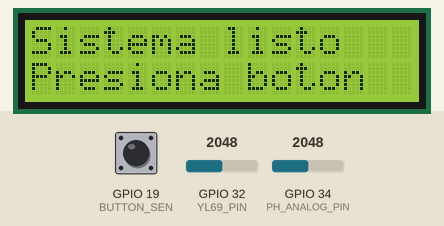
This sketch was run on a simulated ESP32. Parts: 16×2 character LCD. The test bench sets the inputs (shaded band); at power-on: GPIO 19 (BUTTON_SEN) HIGH, GPIO 34 (PH_ANALOG_PIN) = 2048, GPIO 32 (YL69_PIN) = 2048 (analog values on the 0–4095 scale). What the sketch prints to the serial monitor is not drawn.

Above: at 1.2 s.
1.3 s: GPIO 19 (BUTTON_SEN) pulled LOW for 0.15 s
At 2.7 s:
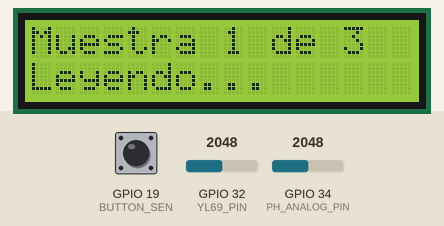
At 3.9 s:
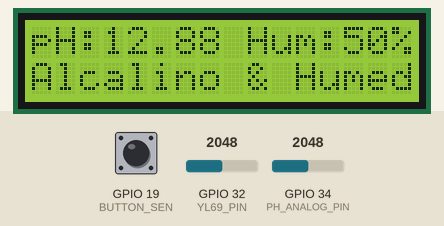
7.4 s: GPIO 34 (PH_ANALOG_PIN) set to 3603
10.4 s: GPIO 32 (YL69_PIN) set to 1296
At 13.2 s:
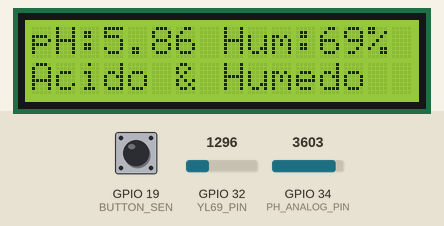
13.4 s: GPIO 32 (YL69_PIN) set to 1217
16.4 s: GPIO 34 (PH_ANALOG_PIN) set to 2866
19.4 s: GPIO 34 (PH_ANALOG_PIN) set to 3202
At 22.3 s:
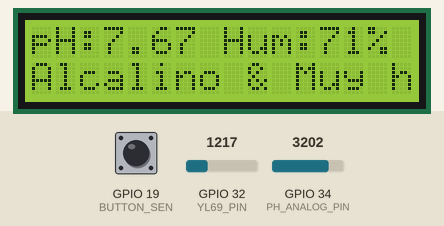
22.4 s: GPIO 34 (PH_ANALOG_PIN) set to 3297
Timing chart, 0 to 25.4 s (numbered marks = the images above; inputs shaded):
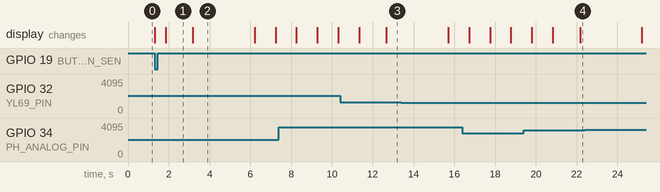

The sketch:

ESPSENSORES.ino
```cpp
/**
 * @file soil_monitor.ino
 * @brief Monitor de humedad del suelo y pH con LCD 16x2 I2C para ESP32.
 *
 * Al presionar el botón, el sistema toma 3 muestras separadas por 5 segundos.
 * Cada muestra lee la humedad del suelo (YL-69) y el pH (sensor analógico),
 * muestra los valores numéricos y su clasificación en una LCD 16x2 I2C,
 * y envía los datos al Monitor Serie.
 *
 * @hardware
 * - ESP32
 * - Sensor de humedad YL-69         → GPIO 32
 * - Sensor de pH analógico          → GPIO 34
 * - Botón pulsador                  → GPIO 19 (INPUT_PULLUP)
 * - LCD 16x2 con módulo I2C         → SDA: GPIO 21 | SCL: GPIO 22
 *
 * @dependencies
 * - Wire.h              (incluida en ESP32 Arduino Core)
 * - LiquidCrystal_I2C   (Frank de Brabander - Arduino Library Manager)
 *
 * @author  Tu Nombre
 * @date    2025
 */

#include <Wire.h>              ///< Comunicación I2C para la LCD
#include <LiquidCrystal_I2C.h> ///< Driver para LCD 16x2 con módulo I2C

// ═══════════════════════════════════════════════════════════════
//  DEFINICIÓN DE PINES
// ═══════════════════════════════════════════════════════════════

#define BUTTON_SEN    19  ///< GPIO del botón pulsador (usa INPUT_PULLUP interno)
#define YL69_PIN      32  ///< GPIO analógico del sensor de humedad YL-69
#define PH_ANALOG_PIN 34  ///< GPIO analógico del sensor de pH

// ═══════════════════════════════════════════════════════════════
//  OBJETO LCD
// ═══════════════════════════════════════════════════════════════

/**
 * @brief Instancia de la LCD 16x2.
 *
 * Parámetros: dirección I2C 0x27, 16 columnas, 2 filas.
 * Si la pantalla no enciende, probar con 0x3F.
 */
LiquidCrystal_I2C lcd(0x27, 16, 2);

// ═══════════════════════════════════════════════════════════════
//  CONFIGURACIÓN DE pH
// ═══════════════════════════════════════════════════════════════

/**
 * @brief Pendiente de la curva de calibración del sensor de pH.
 *
 * Relaciona el cambio de voltaje por unidad de pH.
 * Valor negativo porque a mayor pH el voltaje disminuye.
 * Fórmula: SLOPE = (V_pH4 - V_pH7) / (4.0 - 7.0)
 */
const float SLOPE = -0.1786;

/**
 * @brief Voltaje de referencia del sensor cuando el pH es exactamente 7.0.
 *
 * Se obtiene midiendo el voltaje del sensor sumergido en solución buffer pH 7.
 * Ajustar este valor durante la calibración real del sensor.
 */
const float OFFSET_PH7 = 2.7;

/**
 * @brief Voltaje de referencia del ADC del ESP32 en voltios.
 *
 * El ESP32 con atenuación ADC_11db soporta hasta ~3.3 V en la entrada.
 */
const float ADC_VREF = 3.3;

/**
 * @brief Resolución del ADC en pasos (2^12 = 4096 para 12 bits).
 *
 * El ESP32 usa ADC de 12 bits → valores entre 0 y 4095.
 */
const int ADC_RESOLUTION = 4096;

/**
 * @brief Número de lecturas ADC promediadas por muestra de pH.
 *
 * Promediar múltiples lecturas reduce el ruido eléctrico del sensor analógico.
 */
const int NUM_SAMPLES = 40;

/**
 * @brief Tiempo de espera en ms entre cada lectura ADC del pH.
 *
 * Evita saturar el ADC y permite que la señal se estabilice entre lecturas.
 */
const int SAMPLE_DELAY = 20;

// ═══════════════════════════════════════════════════════════════
//  CONFIGURACIÓN DE MUESTREO
// ═══════════════════════════════════════════════════════════════

/**
 * @brief Cantidad de muestras completas tomadas por ciclo de botón.
 *
 * Cada muestra incluye una lectura de humedad y una de pH.
 */
const int NUM_MUESTRAS = 3;

/**
 * @brief Intervalo en milisegundos entre muestras consecutivas.
 *
 * 5000 ms = 5 segundos. La cuenta regresiva en LCD se basa en este valor.
 */
const int INTERVALO_MS = 5000;

// ═══════════════════════════════════════════════════════════════
//  ESTADO DEL BOTÓN
// ═══════════════════════════════════════════════════════════════

/**
 * @brief Estado lógico del botón en el ciclo anterior del loop().
 *
 * Inicia en HIGH porque el pin usa INPUT_PULLUP (sin presionar = HIGH).
 * Se usa para detectar el flanco de bajada (HIGH → LOW = pulsación).
 */
bool prevBtn = HIGH;

// ═══════════════════════════════════════════════════════════════
//  FUNCIONES AUXILIARES
// ═══════════════════════════════════════════════════════════════

/**
 * @brief Limpia la LCD y escribe un mensaje en ambas filas.
 *
 * Función de conveniencia para evitar repetir lcd.clear() + setCursor()
 * en cada punto del programa donde se actualiza la pantalla.
 *
 * @param linea1  Texto para la fila superior (máx. 16 caracteres).
 * @param linea2  Texto para la fila inferior (máx. 16 caracteres). Por defecto vacío.
 */
void lcdMensaje(const char* linea1, const char* linea2 = "") {
  lcd.clear();           ///< Borra todo el contenido visible de la LCD
  lcd.setCursor(0, 0);   ///< Posiciona el cursor al inicio de la fila 0 (superior)
  lcd.print(linea1);     ///< Escribe el texto de la línea superior
  lcd.setCursor(0, 1);   ///< Posiciona el cursor al inicio de la fila 1 (inferior)
  lcd.print(linea2);     ///< Escribe el texto de la línea inferior
}

/**
 * @brief Muestra en la LCD el resultado numérico y la clasificación combinada.
 *
 * Línea 1 → valores numéricos:  "pH:6.20 Hum:45%"
 * Línea 2 → clasificación:      "Acido & Humedo"
 *
 * Clasificación de pH:
 *   - ph < 6.5  → "Acido"
 *   - ph < 7.5  → "Neutro"
 *   - ph >= 7.5 → "Alcalino"
 *
 * Clasificación de humedad:
 *   - humPct < 30  → "Seco"
 *   - humPct < 70  → "Humedo"
 *   - humPct >= 70 → "Muy humedo"
 *
 * @param ph      Valor de pH calculado (rango 0.0 – 14.0).
 * @param humPct  Porcentaje de humedad del suelo (rango 0 – 100).
 */
void lcdResultado(float ph, int humPct) {

  // ── Selección de etiqueta según el nivel de pH ──────────────
  const char* estadoPH;
  if      (ph < 6.5) estadoPH = "Acido";    ///< pH ácido: menor a 6.5
  else if (ph < 7.5) estadoPH = "Neutro";   ///< pH neutro: entre 6.5 y 7.4
  else               estadoPH = "Alcalino"; ///< pH alcalino: 7.5 o mayor

  // ── Selección de etiqueta según el nivel de humedad ─────────
  const char* estadoHum;
  if      (humPct < 30) estadoHum = "Seco";        ///< Suelo seco: menos del 30%
  else if (humPct < 70) estadoHum = "Humedo";      ///< Suelo húmedo: entre 30% y 69%
  else                  estadoHum = "Muy humedo";  ///< Suelo saturado: 70% o más

  // ── Construcción de la línea 1: valores numéricos ───────────
  char linea1[17]; ///< Buffer de 17 bytes: 16 caracteres + terminador '\0'
  snprintf(linea1, sizeof(linea1), "pH:%.2f Hum:%d%%", ph, humPct);
  ///< %.2f → pH con 2 decimales | %d%% → porcentaje entero (%% imprime '%' literal)

  // ── Construcción de la línea 2: clasificación combinada ─────
  char linea2[17]; ///< Buffer de 17 bytes para la fila inferior
  snprintf(linea2, sizeof(linea2), "%s & %s", estadoPH, estadoHum);
  ///< Ejemplo resultante: "Acido & Humedo"

  // ── Escritura en la LCD ──────────────────────────────────────
  lcd.clear();           ///< Borra la pantalla antes de escribir los nuevos valores
  lcd.setCursor(0, 0);   ///< Cursor al inicio de la fila superior
  lcd.print(linea1);     ///< Imprime "pH:X.XX Hum:XX%"
  lcd.setCursor(0, 1);   ///< Cursor al inicio de la fila inferior
  lcd.print(linea2);     ///< Imprime "EstadoPH & EstadoHum"
}

/**
 * @brief Muestra una cuenta regresiva en la LCD, segundo a segundo.
 *
 * Actualiza la pantalla cada 1000 ms mostrando los segundos restantes.
 * Se llama entre muestras para que el usuario sepa cuánto falta.
 *
 * Ejemplo de pantalla durante la cuenta:
 *   Fila 0: "Prox. muestra en"
 *   Fila 1: "      4 seg..."
 *
 * @param segundos  Número de segundos a contar (normalmente INTERVALO_MS / 1000).
 */
void cuentaRegresiva(int segundos) {
  for (int s = segundos; s > 0; s--) { ///< Itera desde 'segundos' hasta 1
    lcd.clear();                        ///< Limpia la pantalla en cada tick
    lcd.setCursor(0, 0);                ///< Fila superior
    lcd.print("Prox. muestra en");      ///< Mensaje fijo descriptivo
    lcd.setCursor(6, 1);                ///< Fila inferior, centrado aproximadamente
    lcd.print(s);                       ///< Número de segundos restantes
    lcd.print(" seg...");               ///< Unidad y puntos suspensivos
    delay(1000);                        ///< Espera exactamente 1 segundo antes del siguiente tick
  }
}

// ═══════════════════════════════════════════════════════════════
//  FUNCIÓN PRINCIPAL DE MUESTREO
// ═══════════════════════════════════════════════════════════════

/**
 * @brief Ejecuta el ciclo completo de NUM_MUESTRAS lecturas de sensores.
 *
 * Por cada muestra:
 *  1. Indica en LCD y Serie qué muestra se está tomando.
 *  2. Lee el sensor de humedad YL-69 (una lectura ADC).
 *  3. Lee el sensor de pH (promedio de NUM_SAMPLES lecturas ADC).
 *  4. Calcula el voltaje y el pH usando la ecuación de calibración.
 *  5. Muestra resultado numérico + clasificación en la LCD 3 segundos.
 *  6. Si no es la última muestra, ejecuta cuentaRegresiva(5).
 *
 * @note Esta función usa delay() de forma intensiva; el botón no responde
 *       mientras se ejecuta. Para aplicaciones más complejas considerar
 *       una máquina de estados con millis().
 */
void tomarMuestras() {
  for (int m = 1; m <= NUM_MUESTRAS; m++) { ///< Recorre cada una de las 3 muestras

    // ── Aviso de inicio de muestra ───────────────────────────
    char aviso[17]; ///< Buffer temporal para el mensaje de la LCD
    snprintf(aviso, sizeof(aviso), "Muestra %d de %d", m, NUM_MUESTRAS);
    ///< Construye el string dinámicamente, ej: "Muestra 2 de 3"
    lcdMensaje(aviso, "Leyendo...");  ///< Muestra en LCD mientras lee los sensores

    Serial.print("\n===== MUESTRA ");
    Serial.print(m);
    Serial.println(" ====="); ///< Separador visual en el Monitor Serie

    // ── Lectura de humedad ───────────────────────────────────
    int humRaw = analogRead(YL69_PIN);
    ///< Lee el valor crudo del ADC (0–4095): 0 = muy húmedo, 4095 = muy seco

    int humPct = map(humRaw, 0, 4095, 100, 0);
    ///< Convierte el rango ADC a porcentaje inverso:
    ///<   ADC 0    → 100% húmedo
    ///<   ADC 4095 →   0% húmedo (completamente seco)

    Serial.print("[HUM] Crudo: ");
    Serial.print(humRaw);        ///< Valor ADC sin procesar para diagnóstico
    Serial.print(" | Humedad: ");
    Serial.print(humPct);        ///< Porcentaje calculado
    Serial.println(" %");

    // ── Lectura y promediado de pH ───────────────────────────
    long suma = 0; ///< Acumulador de lecturas ADC; long evita desbordamiento con 40 muestras
    for (int i = 0; i < NUM_SAMPLES; i++) {
      suma += analogRead(PH_ANALOG_PIN); ///< Suma cada lectura ADC del sensor de pH
      delay(SAMPLE_DELAY);               ///< Pausa entre lecturas para estabilizar la señal
    }

    int rawADC = suma / NUM_SAMPLES;
    ///< Promedio entero de las 40 lecturas; reduce ruido eléctrico del sensor

    float voltaje = rawADC * (ADC_VREF / ADC_RESOLUTION);
    ///< Convierte el valor ADC a voltaje real:
    ///<   voltaje = rawADC * (3.3 / 4096)

    float ph = 7.0 + (OFFSET_PH7 - voltaje) / (-SLOPE);
    ///< Ecuación de calibración lineal inversa:
    ///<   pH = 7 + (V_pH7 - V_medido) / (-pendiente)
    ///<   Ejemplo: si V=2.5 → pH = 7 + (2.7 - 2.5) / 0.1786 ≈ 8.12

    ph = constrain(ph, 0.0, 14.0);
    ///< Limita el resultado al rango físico válido de pH (0–14)
    ///< Evita mostrar valores absurdos por ruido o sensor desconectado

    Serial.print("[pH]  ADC: ");
    Serial.print(rawADC);          ///< ADC promediado para diagnóstico
    Serial.print(" | V: ");
    Serial.print(voltaje, 3);      ///< Voltaje con 3 decimales
    Serial.print(" | pH: ");
    Serial.print(ph, 2);           ///< pH final con 2 decimales
    Serial.print(" (");
    if      (ph < 6.5) Serial.print("Acido");    ///< pH < 6.5 = ácido
    else if (ph < 7.5) Serial.print("Neutro");   ///< 6.5 ≤ pH < 7.5 = neutro
    else               Serial.print("Alcalino"); ///< pH ≥ 7.5 = alcalino
    Serial.println(")");

    // ── Mostrar resultado en LCD ─────────────────────────────
    delay(500);              ///< Breve pausa para que el usuario note el cambio de pantalla
    lcdResultado(ph, humPct); ///< Fila 0: "pH:X.XX Hum:XX%" | Fila 1: "Estado & Estado"
    delay(3000);             ///< Mantiene el resultado visible 3 segundos antes de continuar

    // ── Cuenta regresiva entre muestras ─────────────────────
    if (m < NUM_MUESTRAS) {           ///< No ejecutar cuenta regresiva después de la última muestra
      cuentaRegresiva(INTERVALO_MS / 1000); ///< Divide ms a segundos → 5000 / 1000 = 5 seg
    }
  }

  // ── Fin del ciclo de muestreo ────────────────────────────
  Serial.println("\n===== MUESTREO COMPLETO =====\n"); ///< Cierre en Monitor Serie
  lcdMensaje("Listo!", "Presiona boton");               ///< Vuelve al estado de espera
}

// ═══════════════════════════════════════════════════════════════
//  SETUP
// ═══════════════════════════════════════════════════════════════

/**
 * @brief Inicializa periféricos y comunicaciones al arrancar el ESP32.
 *
 * Orden de inicialización:
 *  1. Monitor Serie a 115200 baudios.
 *  2. LCD: init + backlight + mensaje de bienvenida.
 *  3. Botón con resistencia pull-up interna.
 *  4. ADC: resolución 12 bits y atenuación 11 dB (rango 0–3.3 V).
 */
void setup() {
  Serial.begin(115200); ///< Inicia comunicación serie a 115200 baudios con el PC

  lcd.init();           ///< Inicializa el controlador I2C de la LCD
  lcd.backlight();      ///< Enciende la retroiluminación de la LCD
  lcdMensaje("Sistema listo", "Presiona boton"); ///< Pantalla de bienvenida al usuario

  pinMode(BUTTON_SEN, INPUT_PULLUP);
  ///< Configura el pin del botón con pull-up interno:
  ///<   Sin presionar → HIGH (3.3 V)
  ///<   Presionado    → LOW  (0 V, conectado a GND)

  analogReadResolution(12);
  ///< Configura el ADC del ESP32 en modo 12 bits → valores entre 0 y 4095

  analogSetAttenuation(ADC_11db);
  ///< Habilita atenuación 11 dB en todos los pines analógicos:
  ///<   Permite leer voltajes de 0 hasta ~3.3 V sin saturar el ADC

  Serial.println("Sistema listo. Presiona el boton para medir...");
}

// ═══════════════════════════════════════════════════════════════
//  LOOP PRINCIPAL
// ═══════════════════════════════════════════════════════════════

/**
 * @brief Bucle principal: detecta pulsación del botón por flanco de bajada.
 *
 * Técnica de detección por flanco (edge detection):
 *   Solo se activa en el momento exacto en que el botón pasa de HIGH a LOW,
 *   ignorando el tiempo que permanece presionado. Esto evita múltiples
 *   activaciones por una sola pulsación.
 *
 *   Condición: prevBtn == HIGH && currBtn == LOW
 *     ↑ estaba suelto       ↑ ahora está presionado → flanco de bajada
 */
void loop() {
  bool currBtn = digitalRead(BUTTON_SEN);
  ///< Lee el estado actual del botón en este ciclo del loop

  if (prevBtn == HIGH && currBtn == LOW) {
    ///< Flanco de bajada detectado: el botón acaba de ser presionado
    Serial.println("Boton presionado. Iniciando muestreo...");
    lcdMensaje("Iniciando...", ""); ///< Feedback inmediato al usuario en la LCD
    delay(500);                     ///< Anti-rebote básico: ignora rebotes del primer medio segundo
    tomarMuestras();                ///< Ejecuta el ciclo completo de 3 muestras
  }

  prevBtn = currBtn;
  ///< Guarda el estado actual para compararlo en el próximo ciclo del loop
}
```

Measured:
- after the input at 1.3 s, the display: first changes at once (image 1 shows a later state)
- what the display in image 1 shows lasts 1.4 s, from 1.8 s to 3.2 s
- what the display in image 2 shows lasts 3.0 s, from 3.2 s to 6.2 s
